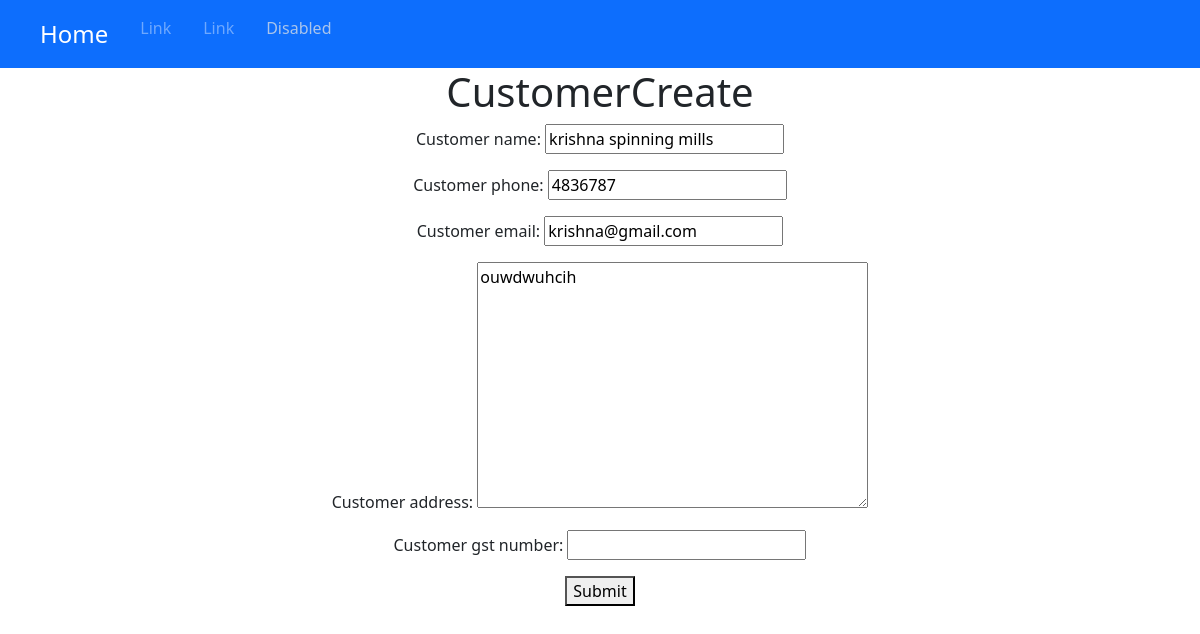
/CustomerUpdate/8, run on the app's committed database.
### inventory/models.py (models this page shows, shortened)
class Customer(models.Model):
    customer_name=models.CharField(max_length=200)
    customer_phone=models.CharField(max_length=22,unique=True)
    customer_email=models.EmailField(null=True,blank=True)
    customer_address=models.TextField()
    customer_gst_number=models.CharField(max_length=50, blank=True, null=True)
    created_at=models.DateTimeField(auto_now_add=True)

### inventory/views.py (the view)
# urls.py: path('CustomerUpdate/<int:pk>',CustomerUpdate.as_view(),name='CustomerUpdate'),
class CustomerUpdate(UpdateView):
    model=Customer
    fields='__all__'

### templates/inventory/Customer_form.html (shortened to what this page needs)
{% extends 'inventory/dummy.html' %}
    {% block content %}
    <center>
        <h1>CustomerCreate</h1>
        <form action="" method="POST">
            {{form.as_p}}
            <button>Submit</button>
        </form>
    </center>
    {% endblock %}

### data on the page
Customer: customer_name "krishna spinning mills", customer_phone "4836787", customer_email "krishna@gmail.com", customer_address "ouwdwuhcih"
